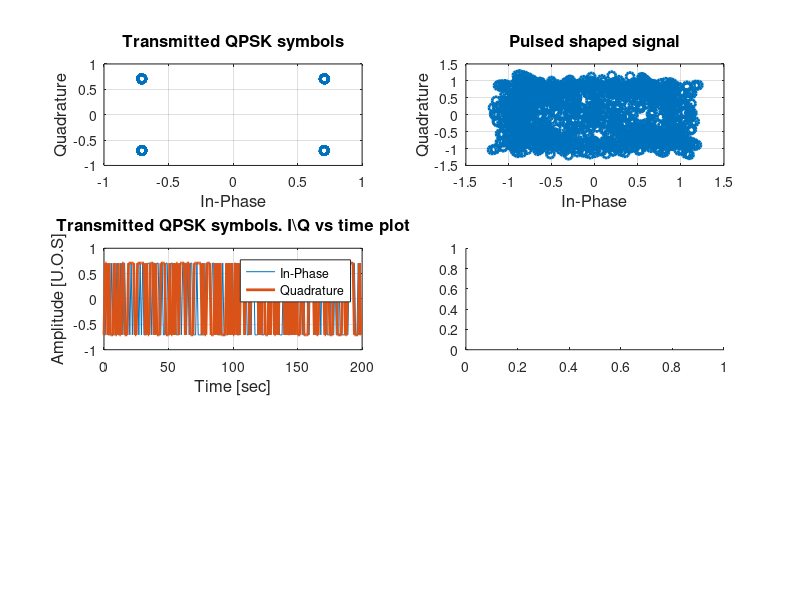

Reproduce this figure in MATLAB. (Note: this script raises an error after producing the figure.)
%% An educational code about syncronization based on the guide in PySDR, written completely in matlab
% https://pysdr.org/content/sync.html
% Adapted by Daniel Teitelman

%% Setup

close all;
clear;
clc;

%% Signal generation 

% Generating QPSK waveform

num_symbols = 200;
sps = 8;
symbols = randsrc(1,num_symbols,[1+1j 1-1j -1+1j -1-1j])/sqrt(2);
pulse_train = [];
for i  = 1:num_symbols
    pulse = zeros(1,sps);
    pulse(1) = symbols(i);
    pulse_train = [pulse_train,pulse];
end

% Passing the pulse train through a raised cosine filter - this is done to 
% minimize intersymbol interference (ISI). 
% We first create the filter than convolve it with the pulse train, thus we
% pulse shaped our waveform.

% Create pulse shaping filter

num_taps = 101;
beta = 0.35;
Ts = sps; % Assume sample rate is 1 Hz, so sample period is 1, so *symbol* period is 8
t = -51:1:51;
h = sinc(t./Ts) .* cos(pi.*beta.*t./Ts) ./ (1 - (2.*beta.*t./Ts).^2);

% Filter the signal

samples = conv(pulse_train,h,'same');

% Plot waveform generation pipeline

figure;
subplot(3, 2, 1)
plot(real(symbols),imag(symbols),'o','LineWidth',2)
grid on;
xlabel('In-Phase','FontSize',12)
ylabel('Quadrature','FontSize',12)
title('Transmitted QPSK symbols','FontSize',12)
subplot(3, 2, 2)
plot(real(samples),imag(samples),'o','LineWidth',2)
grid on;
xlabel('In-Phase','FontSize',12)
ylabel('Quadrature','FontSize',12)
title('Pulsed shaped signal','FontSize',12)
subplot(3, 2, 3)
plot(0:1:num_symbols-1,real(symbols),0:1:num_symbols-1,imag(symbols),'LineWidth',2)
grid on;
xlabel('Time [sec]','FontSize',12)
ylabel('Amplitude [U.O.S]','FontSize',12)
title('Transmitted QPSK symbols. I\\Q vs time plot','FontSize',12)
legend('In-Phase','Quadrature')
subplot(3, 2, 4)
plot(get_t(samples),real(samples),get_t(samples),imag(samples),'LineWidth',2)
grid on;
xlabel('Time [sec]','FontSize',12)
ylabel('Amplitude [U.O.S]','FontSize',12)
title('Pulsed shaped signal. I\\Q vs time plot','FontSize',12)
legend('In-Phase','Quadrature')
subplot(3, 2, [5 6])
stem(t,h,'LineWidth',2)
grid on;
xlabel('Taps [#]','FontSize',12)
ylabel('Amplitude','FontSize',12)
title('Raised cosine filter taps','FontSize',12)

%% Simulating the channel

% We add a delay, an operation which is done by using a fractional delay
% filter. For further reading look no further than https://www.intechopen.com/chapters/18566

delay = 0.4; % fractional delay, in samples
N = 21; % number of tps
n = floor(-N/2):floor(N/2)-1; % ...-3,-2,-1,0,1,2,3...
h = sinc(n-delay); % calc filter taps
h = h .* hamming(N)'; % # window the filter to make sure it decays to 0 on both sides
h = h./ sum(h); % normalize to get unity gain, we don't want to change the amplitude/power
samples_old = samples;
samples = conv(samples,h,'same'); % apply filter

% Plot delay channel result

figure;
subplot(4, 2, [1 2 3 4])
plot(real(samples_old),imag(samples_old),'o',real(samples),imag(samples),'o','LineWidth',2)
grid on;
xlabel('In-Phase','FontSize',12)
ylabel('Quadrature','FontSize',12)
title('I\\Q plot - Comparison between before and after applying the fractional delay filter','FontSize',12)
legend('Before fractional delay filter','After fractional delay filter')
subplot(4, 2, 5)
plot(get_t(samples_old(1:200)),real(samples_old(1:200)),get_t(samples(1:200)),real(samples(1:200)),'LineWidth',2)
grid on;
xlabel('Time [sec]','FontSize',12)
ylabel('Amplitude [U.O.S]','FontSize',12)
title('In-Phase vs time','FontSize',12)
legend('Before fractional delay filter','After fractional delay filter')
subplot(4, 2, 6)
plot(get_t(samples_old(1:200)),imag(samples_old(1:200)),get_t(samples(1:200)),imag(samples(1:200)),'LineWidth',2)
grid on;
xlabel('Time [sec]','FontSize',12)
ylabel('Amplitude [U.O.S]','FontSize',12)
title('Quadrature vs time','FontSize',12)
legend('Before fractional delay filter','After fractional delay filter')
subplot(4, 2, [7 8])
stem(n,h,'LineWidth',2)
grid on;
xlabel('Taps [#]','FontSize',12)
ylabel('Amplitude','FontSize',12)
title('Fractional delay filter taps','FontSize',12)

% Adding a frequency offset

fs = 1e6; % assume our sample rate is 1 MHz
fo = 13000; % simulte freq offset
Ts = 1/fs; % calc sample period
t = 0:Ts:Ts*(size(samples,2)-1);
samples_old = samples;
samples = samples .* exp(1j.*2.*pi.*fo.*t);

% Plot frequency offset channel result

figure;
subplot(3, 2, [1 2 3 4])
plot(real(samples_old),imag(samples_old),'o',real(samples),imag(samples),'o','LineWidth',2)
grid on;
xlabel('In-Phase','FontSize',12)
ylabel('Quadrature','FontSize',12)
title('I\\Q plot - Comparison between before and after applying a frequency offset channel','FontSize',12)
legend('Before frequency offset channel','After frequency offset channel')
subplot(3, 2, 5)
plot(get_t(samples_old(1:600)),real(samples_old(1:600)),get_t(samples(1:600)),real(samples(1:600)),'LineWidth',2)
grid on;
xlabel('Time [sec]','FontSize',12)
ylabel('Amplitude [U.O.S]','FontSize',12)
title('In-Phase vs time','FontSize',12)
legend('Before frequency offset channel','After frequency offset channel')
subplot(3, 2, 6)
plot(get_t(samples_old(1:600)),imag(samples_old(1:600)),get_t(samples(1:600)),imag(samples(1:600)),'LineWidth',2)
grid on;
xlabel('Time [sec]','FontSize',12)
ylabel('Amplitude [U.O.S]','FontSize',12)
title('Quadrature vs time','FontSize',12)
legend('Before frequency offset channel','After frequency offset channel')

% AWGN channel

samples_old = samples;
samples = awgn(samples,15,'measured');

figure;
plot(real(samples_old),imag(samples_old),'o',real(samples),imag(samples),'o','LineWidth',2)
grid on;
xlabel('In-Phase','FontSize',12)
ylabel('Quadrature','FontSize',12)
title('I\\Q plot - Comparison between before and after applying an AWGN channel','FontSize',12)
legend('Before AWGN channel','After AWGN channel')

%% Time synchronization - Based on Mueller and Muller Timing Synchronization Algorithm
% further reading https://wirelesspi.com/mueller-and-muller-timing-synchronization-algorithm/

% Time synchronization is done to deal with the fractional time delay
% filter, we start with interpolating the signal, and afterwards apply the
% timing synchronization algorithm

samples_interpolated = resample(samples, 16, 1);

mu = 0; % initial estimate of phase of the sample
out = zeros(1,length(samples)+10);
out_rail = zeros(1,length(samples)+10); % stores values, each iteration we need the previous 2 values plus current value
i_in = 1; % input samples index
i_out = 3; % output index (let first two outputs be 0)
while (i_out < length(samples)) && (i_in + 16 < length(samples))
    out(i_out) = samples_interpolated(i_in*16 + round(mu*16)); % grab what we think is the "best" sample
    out_rail(i_out) = round(real(out(i_out)) > 0) + 1j*round(imag(out(i_out)) > 0);
    x = (out_rail(i_out) - out_rail(i_out-2)) * conj(out(i_out-1));
    y = (out(i_out) - out(i_out-2)) * conj(out_rail(i_out-1));
    mm_val = real(y-x);
    mu = mu + sps + 0.3*mm_val;
    i_in = i_in + floor(mu); % round down to nearest int since we are using it as an index
    mu = mu - floor(mu); % remove the intger part of mu
    i_out = i_out + 1;
end
out = out(3:i_out+1);
samples_old = samples;
samples = out;

% Plot timing synchronization algorithm result

figure;
plot(real(samples_old),imag(samples_old),'o',real(samples),imag(samples),'o','LineWidth',2)
grid on;
xlabel('In-Phase','FontSize',12)
ylabel('Quadrature','FontSize',12)
title('I\\Q plot - Comparison between before and after applying Mueller and Muller timing synchronization algorithm','FontSize',12)
legend('Before timing synchronization','After timing synchronization')

%% Coarse frequency synchronization

% We start with coarse frequency synchronization, we should remember  our
% signal is built from QPSK symbols, therefore one could look at the
% following simple trick to get a rough estimate of the frequency offset 
% the signal experienced.
% r(t) = s(t)*e^(2*pi*fo*t) + n(t) if we do two sequences of complex
% multiplication we get r^4(t) = e^(2*pi*4*fo*t) as s(t)^4 = 1.

freqs = -fs/2:fs/2;
fft_samples = abs(fftshift(fft(samples,length(freqs))));
fft_samples_squared = abs(fftshift(fft(samples .^ 2,length(freqs))));
fft_samples_quad  = abs(fftshift(fft(samples .^ 4,length(freqs))));
[max_freq_fft_value,max_freq_ind] = max(fft_samples_quad);
max_freq = freqs(max_freq_ind);
frequency_offset = max_freq/4;

figure;
subplot(4, 1, 1)
plot(freqs*10^(-6),fft_samples,'LineWidth',2)
grid on;
xlabel('Frequency [Mhz]','FontSize',12)
ylabel('Amplitude','FontSize',12)
title('PSD of received signal','FontSize',12)
subplot(4, 1, 2)
plot(freqs*10^(-6),fft_samples_squared,'LineWidth',2)
grid on;
xlabel('Frequency [Mhz]','FontSize',12)
ylabel('Amplitude','FontSize',12)
title('PSD of received signal squared','FontSize',12)
subplot(4, 1, 3)
plot(freqs*10^(-6),fft_samples_quad,'LineWidth',2); hold on;
stem(max_freq*10^(-6),max_freq_fft_value,'LineWidth',1.5)
legend('PSD','Frequency shift estimator','Location','northwest')
grid on;
xlabel('Frequency [Mhz]','FontSize',12)
ylabel('Amplitude','FontSize',12)
title('PSD of received signal quadropled','FontSize',12)
subplot(4, 1, 4)
plot(freqs(max_freq_ind-5e4:max_freq_ind+5e4)*10^(-6),fft_samples_quad(max_freq_ind-5e4:max_freq_ind+5e4),'LineWidth',2); hold on;
stem(max_freq*10^(-6),max_freq_fft_value,'LineWidth',1.5)
legend('PSD','Frequency shift estimator','Location','northwest')
grid on;
xlabel('Frequency [Mhz]','FontSize',12)
ylabel('Amplitude','FontSize',12)
title('PSD of received signal quadropled - Zoom in','FontSize',12)

Ts = 1/fs;
t = 0:Ts:Ts*(size(samples,2)-1);
samples_old = samples;
samples = samples.*exp(-1j*2*pi*frequency_offset*t);

figure;
plot(real(samples_old),imag(samples_old),'o',real(samples),imag(samples),'o','LineWidth',2)
grid on;
xlabel('In-Phase','FontSize',12)
ylabel('Quadrature','FontSize',12)
title('I\\Q plot - Comparison between before and after applying coarse frequency synchronization','FontSize',12)
legend('Before coarse frequency synchronization','After coarse frequency synchronization')


%% Fine Frequency Synchronization

% Fine frequency synchronization is done in order to minimize the small
% error that we didn't deal with using the previous methods. We use a
% feedback loop called a Costas Loop which is a type of PLL, for further
% reading one should look at the following source: https://en.wikipedia.org/wiki/Costas_loop

N = length(samples);
phase = 0;
freq = 0;
% These next two params is what to adjust, to make the feedback loop faster or slower (which impacts stability)
alpha = 0.132;
beta = 0.00932;
out = zeros(1,N);
freq_log = [];
for i = 1:N
    out(i) = samples(i) * exp(-1j*phase); % adjust the input sample by the inverse of the estimated phase offset
    error = order_4_costas_loop_error_equation(out(i)); % This is the error formula for 2nd order Costas Loop (e.g. for BPSK)
    % Advance the loop (recalc phase and freq offset)
    freq = freq + beta*error;
    freq_log = [freq_log; (freq*fs/(2*pi))]; % convert from angular velocity to Hz for logging
    phase = phase + freq + (alpha * error);
    while phase >= 2*pi
        phase = phase - 2*pi;
    end
    while phase < 0
        phase = phase + 2*pi;
    end
end

samples_old = samples;
samples = out;

figure;
subplot(4,2,[1 2 3 4 5 6])
plot(real(samples_old),imag(samples_old),'o',real(samples),imag(samples),'o','LineWidth',2)
grid on;
xlabel('In-Phase','FontSize',12)
ylabel('Quadrature','FontSize',12)
title('I\\Q plot - Comparison between before and after applying fine frequency synchronization','FontSize',12)
legend('Before fine frequency synchronization','After fine frequency synchronization')
subplot(4,2,[7 8])
plot(freq_log,'-','LineWidth',2)
grid on;
xlabel('Sample [#]','FontSize',12)
ylabel('Frequency offset [Hz]','FontSize',12)
title('Frequency offset with respect to sample number [#]','FontSize',12)

%% Evaluating the result

% We estimate the EVM of the synchronization procedure, as defined here 
% https://en.wikipedia.org/wiki/Error_vector_magnitude and compare the
% result with our starting symbols

EVM_value = EVM(samples,symbols);

figure;
plot(real(samples),imag(samples),'o',real(symbols),imag(symbols),'o','LineWidth',2)
grid on;
xlabel('In-Phase','FontSize',12)
ylabel('Quadrature','FontSize',12)
title(strcat('I\\Q plot - Comparison between the transmitted signals and the final synchronized signal at the receiver. EVM = ',num2str(EVM_value),' [dB]'),'FontSize',12)
legend('Received synchronized signal','Transmitted signal')


%% Functions

function t = get_t(y)
% create t linspace for given size
    t = 0:1:(size(y,2)-1);
end

function error = order_4_costas_loop_error_equation(sample)
    if real(sample) > 0
        a = 1;
    else
        a = -1;
    end
    if imag(sample) > 0
        b = 1;
    else
        b = -1;
    end
    error = a * imag(sample)  - b * real(sample);
end

function EVM_value = EVM(s_hat,s)
    EVM_value = 10 * log10(mean(abs(s_hat-s).^2)); 
end